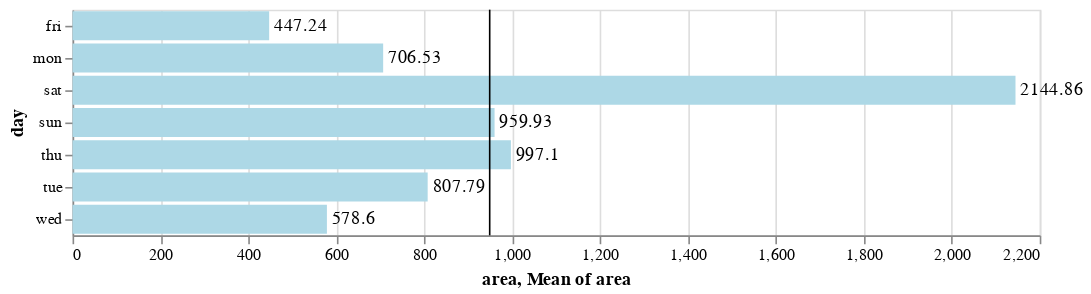

Notebook code cell kept with this figure:
### Code cell
bar_graph = alt.Chart(day_count).mark_bar(
    color='lightblue'
).encode(
    x='area',
    y='day',
).properties(width=600)

mean_line = alt.Chart(day_count).mark_rule(
    color='black'
).encode(
    x = 'mean(area)'
)

annotation = bar_graph.mark_text(
    align='left',
    baseline='middle',
    dx=3
).encode(
    text='area'
)

bar_graph + mean_line + annotation

### Figure 1 — Vega-Lite specification as saved in the notebook (floating-point values rounded to 4 significant figures)
{"config": {"view": {"continuousWidth": 400, "continuousHeight": 300}}, "layer": [{"mark": {"type": "bar", "color": "lightblue"}, "encoding": {"x": {"type": "quantitative", "field": "area"}, "y": {"type": "nominal", "field": "day"}}, "width": 600}, {"mark": {"type": "rule", "color": "black"}, "encoding": {"x": {"type": "quantitative", "aggregate": "mean", "field": "area"}}}, {"mark": {"type": "text", "align": "left", "baseline": "middle", "dx": 3}, "encoding": {"text": {"type": "quantitative", "field": "area"}, "x": {"type": "quantitative", "field": "area"}, "y": {"type": "nominal", "field": "day"}}, "width": 600}], "data": {"name": "data-4c75650d26cb7a3185d5d780a96ff09f"}, "$schema": "https://vega.github.io/schema/vega-lite/v4.8.1.json", "datasets": {"data-4c75650d26cb7a3185d5d780a96ff09f": [{"area": 447.2, "day": "fri"}, {"area": 706.5, "day": "mon"}, {"area": 2145.0, "day": "sat"}, {"area": 959.9, "day": "sun"}, {"area": 997.1, "day": "thu"}, {"area": 807.8, "day": "tue"}, {"area": 578.6, "day": "wed"}]}}
